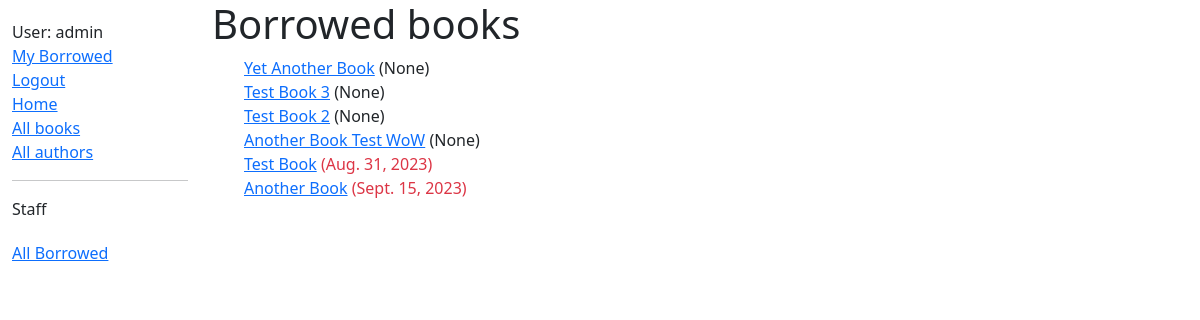
The page /catalog/allborrowedbooks/ (signed in) on the database as committed earlier.
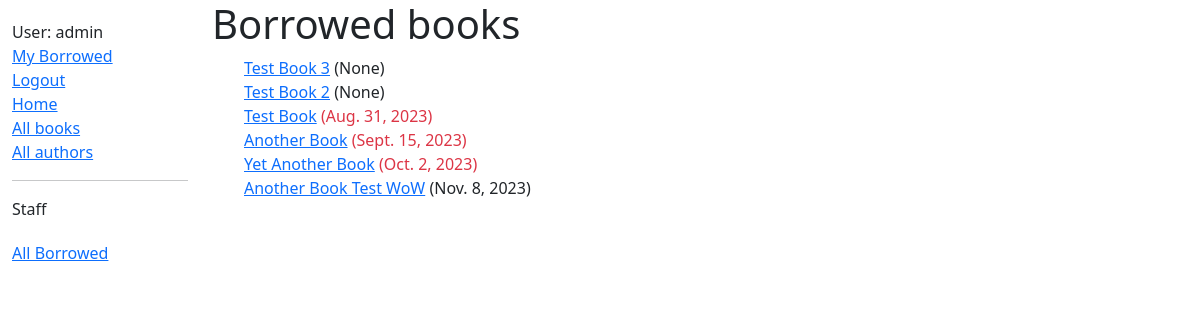
The same page on the database as committed later.
### catalog/models.py (models this page shows, shortened)
class BookInstance(models.Model):
    id = models.UUIDField(primary_key=True, default=uuid.uuid4, help_text='Unique ID for this particular book across whole library')
    book = models.ForeignKey('Book', on_delete=models.RESTRICT, null=True)
    imprint = models.CharField(max_length=200)
    due_back = models.DateField(null=True, blank=True)
    borrower = models.ForeignKey(User, on_delete=models.SET_NULL, null=True, blank=True)
    @property
    def is_overdue(self):
        return bool(self.due_back and date.today() > self.due_back)
    LOAN_STATUS = (
        ('m', 'Maintenance'),
        ('o', 'On loan'),
        ('a', 'Available'),
        ('r', 'Reserved'),
    )
    status = models.CharField(
        max_length=1,
        choices=LOAN_STATUS,
        blank=True,
        default='m',
        help_text='Book availability',
    )
    class Meta:
        ordering = ['due_back']
        permissions = (("can_mark_returned", "Set book as returned"),)

class Book(models.Model):
    title = models.CharField(max_length=200)
    author = models.ForeignKey('Author', on_delete=models.SET_NULL, null=True)
    summary = models.TextField(max_length=1000, help_text='Enter a brief description of the book')
    isbn = models.CharField('ISBN', max_length=13, unique=True, help_text='13 Character <a href="https://www.isbn-international.org/content/what-isbn">ISBN number</a>')
    genre = models.ManyToManyField(Genre, help_text='Select a genre for this book')
    language = models.ManyToManyField(Language, help_text='Select the language this book was written in')
    def display_genre(self):
        """Create a string for the Genre. This is required to display genre in Admin."""
        return ', '.join(genre.name for genre in self.genre.all()[:3])
    display_genre.short_description = 'Genre'
    def display_language(self):
        """Create a string for the Genre. This is required to display genre in Admin."""
        return ', '.join(language.name for language in self.launguage.all()[:3])
    display_language.short_description = 'Language'

### catalog/views.py (the view)
# urls.py: path('allborrowedbooks/', views.MyView.as_view(), name='all-borrowed-books'),
class MyView(PermissionRequiredMixin,generic.ListView):
    model = BookInstance
    permission_required = 'catalog.can_mark_returned'
    template_name = 'catalog/all_borrowed_books.html'

### catalog/templates/catalog/all_borrowed_books.html
{% extends "base_generic.html" %}
{% block content %}
  <h1>Borrowed books</h1>
  {% if bookinstance_list %}
  <ul>
    {% for bookinst in bookinstance_list %}
    <li class="{% if bookinst.is_overdue %}text-danger{% endif %}">
      <a href="{% url 'book-detail' bookinst.book.pk %}">{{ bookinst.book.title }}</a> ({{ bookinst.due_back }})
    </li>
    {% endfor %}
  </ul>
  {% else %}
    <p>There are no books borrowed.</p>
  {% endif %}
{% endblock %}

### catalog/templates/base_generic.html (shortened to what this page needs)
<!DOCTYPE html>
<html lang="en">
  <head>
    <link
      href="https://cdn.jsdelivr.net/npm/bootstrap@5.1.3/dist/css/bootstrap.min.css"
      rel="stylesheet"
 />
    {% load static %}
    <link rel="stylesheet" href="{% static 'css/styles.css' %}" />
  </head>
  <body>
    <div class="container-fluid">
      <div class="row">
        <div class="col-sm-2">
          {% block sidebar %}
            <ul class="sidebar-nav">
              {% if user.is_authenticated %}
                <li>User: {{ user.get_username }}</li>
                <li><a href="{% url 'my-borrowed' %}">My Borrowed</a></li>
                <li><a href="{% url 'logout' %}?next={{ request.path }}">Logout</a></li>
              {% else %}
                <li><a href="{% url 'login' %}?next={{ request.path }}">Login</a></li>
              {% endif %}
              <li><a href="{% url 'index' %}">Home</a></li>
              <li><a href="{% url 'books' %}">All books</a></li>
              <li><a href="{% url 'authors' %}">All authors</a></li>
              {% if user.is_staff %}
                <hr>
                <p>Staff</p>
                <ul class="sidebar-nav">
                {% if perms.catalog.can_mark_returned %}
                  <li><a href="{% url 'all-borrowed-books' %}">All Borrowed</a></li>
                {% endif %}
                </ul>
              {% endif %}
            </ul>
          {% endblock %}
        </div>
        <div class="col-sm-10 ">{% block content %}{% endblock %}
        </div>
      </div>
    </div>
  </body>
</html>

### catalog/static/css/styles.css (style rules this page uses)
.sidebar-nav { margin-top: 20px; padding: 0; list-style: none; }
ul > li { list-style-type: none; }

Rows that differ between the two databases and show on the page:
changed BookInstance "Yet Another Book": due_back "None" → "Oct. 2, 2023"; moves down the list
changed BookInstance "Another Book Test WoW": due_back "None" → "Nov. 8, 2023"; moves down the list
